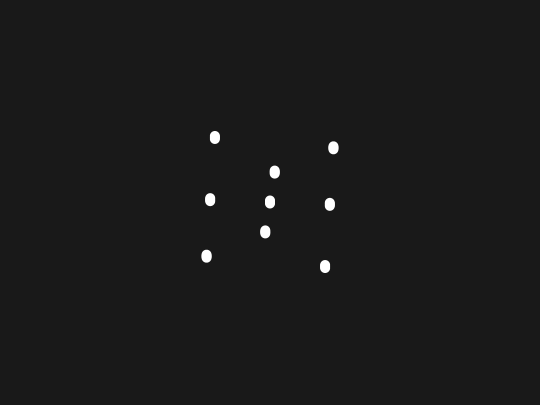
Frame 1 (no input)
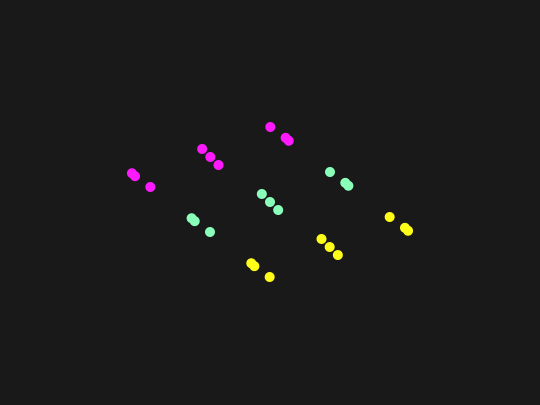
Frame 60 (the mouse pressed at the canvas centre just before this capture)
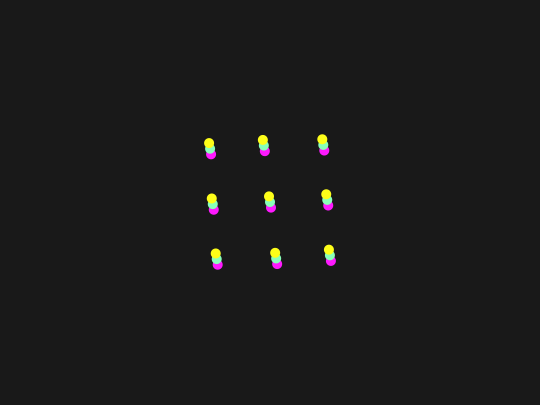
Frame 120 (the mouse held since frame 60 and released just before this capture)

The Processing sketch that drew these frames (run headless with seeded random() and noise(); from frame 60 on, the mouse is pressed at the canvas centre):

// Processing sketch: gif8
// ── gif8.pde
int r = 10;
int step = 60;

color c1 = color(254, 25, 254), c2 = color(137, 255, 185), c3 = color(254, 254, 25);

ArrayList<cir> sq1 = new ArrayList<cir>(), sq2 = new ArrayList<cir>(), sq3 = new ArrayList<cir>();

int tick = 0;
void setup() {
  size(540, 405);
  imageMode(CENTER);
  frameRate(45);
  for (int i = 0; i < 9; i++) {
    sq1.add(new cir(c1, width/2-step+step*(i%3), height/2-step+step*(i/3)));
    sq2.add(new cir(c2, width/2-step+step*(i%3), height/2-step+step*(i/3)));
    sq3.add(new cir(c3, width/2-step+step*(i%3), height/2-step+step*(i/3)));
  }
  noStroke();
}

void draw() {
  background(#191919);
  if (tick<30) {
    move1(sq1, -1);
    move1(sq2, 0);
    move1(sq3, 1);
  } else if (tick>=46 && tick < 76) {
    move2(sq1, -1);
    move2(sq2, 0);
    move2(sq3, 1);
  } else if (tick>=91 && tick<122) {
    move3(sq1, -1);
    move3(sq2, 0);
    move3(sq3, 1);
  } else if (tick>=122) {
    for (int i = 0; i < 9; i++) {
      sq1.get(i).x = width/2-step+step*(i%3);
      sq1.get(i).y = height/2-step+step*(i/3);

      sq2.get(i).x = width/2-step+step*(i%3);
      sq2.get(i).y = height/2-step+step*(i/3);

      sq3.get(i).x = width/2-step+step*(i%3);
      sq3.get(i).y = height/2-step+step*(i/3);
    }
  }
  check();
  for (int i = 0; i < 9; i++) {
    sq1.get(i).draw();
    sq2.get(i).draw();
    sq3.get(i).draw();
  }
  tick++;
  if (tick>150)tick = 0;
}

class cir {
  color col;
  float x = 0, y = 0;
  boolean white = false;
  cir(color c, float x, float y) {
    col = c;
    this.x = x;
    this.y = y;
  }
  void draw() {
    if (white) {
      fill(255);
    } else {
      fill(col);
    }
    ellipse(x, y, r, r);
  }
}

void move1(ArrayList<cir> sq, int dir) {
  sq.get(4).y=sq.get(4).y + dir*1.5f;
  //<
  float d = (3*PI/4)/30;
  sq.get(0).x = sq.get(4).x + cos(-3*PI/4+ d *(tick+1))*sqrt(2*sq(step));
  sq.get(0).y = sq.get(4).y + sin(-3*PI/4+ d *(tick+1))*sqrt(2*sq(step));

  sq.get(2).x = sq.get(4).x + cos(-QUARTER_PI+ d *(tick+1))*sqrt(2*sq(step-tick-1));
  sq.get(2).y = sq.get(4).y + sin(-QUARTER_PI+ d *(tick+1))*sqrt(2*sq(step-tick-1));

  sq.get(6).x = sq.get(4).x + cos(3*PI/4+ d *(tick+1))*sqrt(2*sq(step-tick-1));
  sq.get(6).y = sq.get(4).y + sin(3*PI/4+ d *(tick+1))*sqrt(2*sq(step-tick-1));

  sq.get(8).x = sq.get(4).x + cos(QUARTER_PI+ d *(tick+1))*sqrt(2*sq(step));
  sq.get(8).y = sq.get(4).y + sin(QUARTER_PI+ d *(tick+1))*sqrt(2*sq(step));
  //
  sq.get(1).x = sq.get(4).x + cos(-HALF_PI+ d *(tick+1))*sqrt(sq(step));
  sq.get(1).y = sq.get(4).y + sin(-HALF_PI+ d *(tick+1))*sqrt(sq(step))/2;

  sq.get(7).x = sq.get(4).x + cos(HALF_PI+ d *(tick+1))*sqrt(sq(step));
  sq.get(7).y = sq.get(4).y + sin(HALF_PI+ d *(tick+1))*sqrt(sq(step))/2;

  sq.get(3).x = sq.get(4).x + cos(-PI+ d *(tick+1))*sqrt(sq(step));
  sq.get(3).y = sq.get(4).y + sin(-PI+ d *(tick+1))*sqrt(sq(step))/2;

  sq.get(5).x = sq.get(4).x + cos(d *(tick+1))*sqrt(sq(step));
  sq.get(5).y = sq.get(4).y + sin(d *(tick+1))*sqrt(sq(step))/2;
}

void move2(ArrayList<cir> sq, int dir) {
  int t = tick - 45;
  sq.get(4).x=width/2+dir*sin((t/30f)*PI)*step;

  //<
  float d = (3*QUARTER_PI)/14f;
  if (t>16) {
    t=16-t%15;
  }
  if (tick==75) {
    t=0;
  }
  sq.get(0).x = sq.get(4).x + cos(d *(t))*sqrt(2*sq(step));
  sq.get(0).y = sq.get(4).y + sin(d *(t))*sqrt(2*sq(step))/2;

  sq.get(2).x = sq.get(4).x + cos(HALF_PI+ d *(t/2f))*sqrt(2*sq(step));
  sq.get(2).y = sq.get(4).y + sin(HALF_PI+ d *(t/2f))*sqrt(2*sq(step))/2;

  sq.get(6).x = sq.get(4).x + cos(-HALF_PI+ d *(t/2f))*sqrt(2*sq(step));
  sq.get(6).y = sq.get(4).y + sin(-HALF_PI+ d *(t/2f))*sqrt(2*sq(step))/2;

  sq.get(8).x = sq.get(4).x + cos(-PI+ d *(t))*sqrt(2*sq(step));
  sq.get(8).y = sq.get(4).y + sin(-PI+ d *(t))*sqrt(2*sq(step))/2;
  ////
  sq.get(1).x = sq.get(4).x + cos(QUARTER_PI+ d *(t/1.25f))*sqrt(sq(step+t*1.75f));
  sq.get(1).y = sq.get(4).y + sin(QUARTER_PI+ d *(t/1.25f))*sqrt(sq(step+t*1.75f))/2;

  sq.get(7).x = sq.get(4).x + cos(-3*QUARTER_PI+ d *(t/1.25f))*sqrt(sq(step+t*1.75f));
  sq.get(7).y = sq.get(4).y + sin(-3*QUARTER_PI+ d *(t/1.25f))*sqrt(sq(step+t*1.75f))/2;

  sq.get(3).x = sq.get(4).x + cos(-QUARTER_PI+ d *(t/1.25f))*sqrt(sq(step-t*3f));
  sq.get(3).y = sq.get(4).y + sin(-QUARTER_PI+ d *(t/1.25f))*sqrt(sq(step-t*3f))/2;

  sq.get(5).x = sq.get(4).x + cos(3*QUARTER_PI+ d *(t/1.25f))*sqrt(sq(step-t*3f));
  sq.get(5).y = sq.get(4).y + sin(3*QUARTER_PI+ d *(t/1.25f))*sqrt(sq(step-t*3f))/2;
}

void move3(ArrayList<cir> sq, int dir) {
  int t = tick-90;
  if (tick<110) {
    float d = PI/18f;
    sq.get(4).x = width/2 + abs(dir)*cos(dir*HALF_PI-d *(t))*step;
    sq.get(4).y = height/2 + abs(dir)*sin(dir*HALF_PI-d *(t))*step;

    sq.get(0).x = sq.get(4).x + cos(- d *(t))*step;
    sq.get(0).y = sq.get(4).y + sin(- d *(t))*step;

    sq.get(2).x = sq.get(4).x + cos(HALF_PI - d *(t))*step;
    sq.get(2).y = sq.get(4).y  + sin(HALF_PI - d *(t))*step/2;

    sq.get(6).x = sq.get(4).x + cos(-HALF_PI - d *(t))*step;
    sq.get(6).y = sq.get(4).y + sin(-HALF_PI - d *(t))*step/2;

    sq.get(8).x = sq.get(4).x + cos(-PI - d *(t))*step;
    sq.get(8).y = sq.get(4).y  + sin(-PI - d *(t))*step;
    //////
    sq.get(1).x = sq.get(4).x + cos(QUARTER_PI- d *(t))*sqrt(sq(step+t));
    sq.get(1).y = sq.get(4).y + sin(QUARTER_PI- d *(t))*sqrt(sq(step+t))/2;

    sq.get(7).x = sq.get(4).x + cos(-3*QUARTER_PI- d *(t))*sqrt(sq(step+t));
    sq.get(7).y = sq.get(4).y + sin(-3*QUARTER_PI- d *(t))*sqrt(sq(step+t))/2;

    sq.get(3).x = sq.get(4).x + cos(-QUARTER_PI- d *(t))*sqrt(sq(step-abs(15-t)*1.5f));
    sq.get(3).y = sq.get(4).y + sin(-QUARTER_PI- d *(t))*sqrt(sq(step-abs(15-t)*1.5f))/2;

    sq.get(5).x = sq.get(4).x + cos(3*QUARTER_PI- d *(t))*sqrt(sq(step-abs(15-t)*1.5f));
    sq.get(5).y = sq.get(4).y + sin(3*QUARTER_PI- d *(t))*sqrt(sq(step-abs(15-t)*1.5f))/2;
  } else {
    float d = 15-(tick-110);
    for (int i = 0; i< 9; i++) {
      float dx = width/2-step+step*(i%3), dy = height/2-step+step*(i/3);
      sq.get(i).x-=2*(sq.get(i).x-dx)/d;
      sq.get(i).y-=2*(sq.get(i).y-dy)/d;
    }
  }
}

boolean inC(float x1, float y1, float x2, float y2) {
  return dist(x1, y1, x2, y2)<(r/2);
}

void check() {
  for (int i = 0; i < 9; i++) {
    boolean set = false;
    for (int j = 0; j < 9; j++) {
      if (inC(sq1.get(i).x, sq1.get(i).y, sq2.get(j).x, sq2.get(j).y)) {
        set = true;
      }
    }
    for (int j = 0; j < 9; j++) {
      if (inC(sq1.get(i).x, sq1.get(i).y, sq3.get(j).x, sq3.get(j).y)) {
        set = true;
      }
    }
    sq1.get(i).white = set;
  }
  
  for (int i = 0; i < 9; i++) {
    boolean set = false;
    for (int j = 0; j < 9; j++) {
      if (inC(sq2.get(i).x, sq2.get(i).y, sq1.get(j).x, sq1.get(j).y)) {
        set = true;
      }
    }
    for (int j = 0; j < 9; j++) {
      if (inC(sq2.get(i).x, sq2.get(i).y, sq3.get(j).x, sq3.get(j).y)) {
        set = true;
      }
    }
    sq2.get(i).white = set;
  }
  
  for (int i = 0; i < 9; i++) {
    boolean set = false;
    for (int j = 0; j < 9; j++) {
      if (inC(sq3.get(i).x, sq3.get(i).y, sq2.get(j).x, sq2.get(j).y)) {
        set = true;
      }
    }
    for (int j = 0; j < 9; j++) {
      if (inC(sq3.get(i).x, sq3.get(i).y, sq1.get(j).x, sq1.get(j).y)) {
        set = true;
      }
    }
    sq3.get(i).white = set;
  }
}
